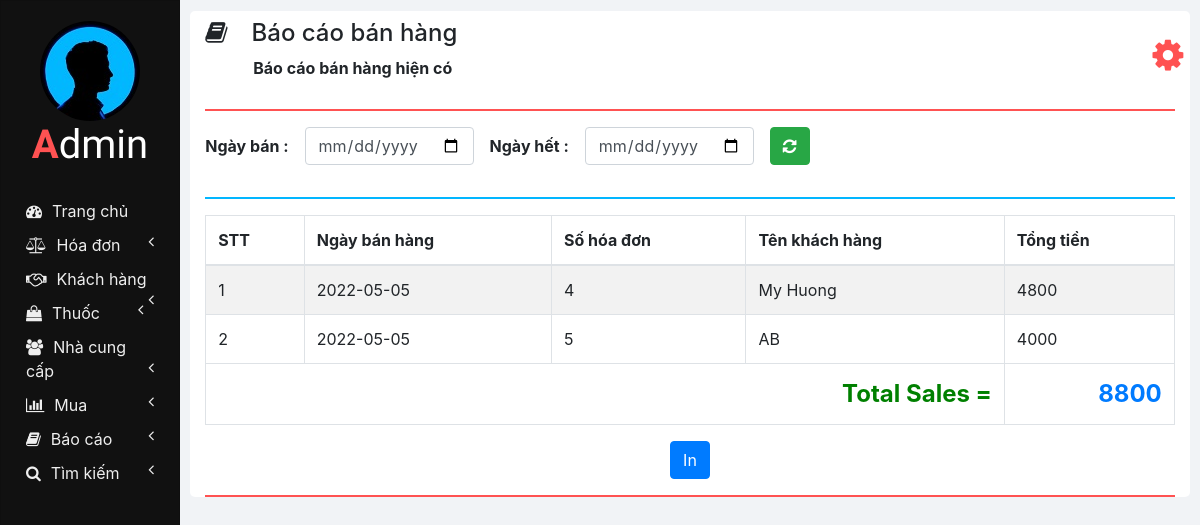
/sales_report.php, run on the app's committed database.
### tables this page shows
CREATE TABLE `invoices` (
  `INVOICE_ID` int(11) NOT NULL,
  `NET_TOTAL` double NOT NULL DEFAULT 0,
  `INVOICE_DATE` date NOT NULL DEFAULT current_timestamp(),
  `CUSTOMER_ID` int(11) NOT NULL,
  `TOTAL_AMOUNT` double NOT NULL,
  `TOTAL_DISCOUNT` double NOT NULL
);

CREATE TABLE `customers` (
  `ID` int(11) NOT NULL,
  `NAME` varchar(20) NOT NULL,
  `CONTACT_NUMBER` varchar(10) NOT NULL,
  `ADDRESS` varchar(100) NOT NULL,
  `DOCTOR_NAME` varchar(20) NOT NULL,
  `DOCTOR_ADDRESS` varchar(100) NOT NULL
);

### php/report.php (the view, shortened to what this page needs)
  <?php
function showSales($start_date, $end_date) {
  ?>
  <thead>
    <tr>
      <th>STT</th>
      <th>Ngày bán hàng</th>
      <th>Số hóa đơn</th>
      <th>Tên khách hàng</th>
      <th>Tổng tiền</th>
    </tr>
  </thead>
  <tbody>
  <?php
  require "db_connection.php";
  if($con) {
    $seq_no = 0;
    $total = 0;
    if($start_date == "" || $end_date == "")
      $query = "SELECT * FROM invoices INNER JOIN customers ON invoices.CUSTOMER_ID = customers.ID";
    else
      $query = "SELECT * FROM invoices INNER JOIN customers ON invoices.CUSTOMER_ID = customers.ID WHERE INVOICE_DATE BETWEEN '$start_date' AND '$end_date'";
    $result = mysqli_query($con, $query);
    while($row = mysqli_fetch_array($result)) {
      $seq_no++;
      showSalesRow($seq_no, $row);
      $total = $total + $row['NET_TOTAL'];
    }
    ?>
    </tbody>
    <tfoot class="font-weight-bold">
      <tr style="text-align: right; font-size: 24px;">
        <td colspan="4" style="color: green;">&nbsp;Total Sales =</td>
        <td class="text-primary"><?php echo $total; ?></td>
      </tr>
    </tfoot>
    <?php
  }
}
function showSalesRow($seq_no, $row) {
  ?>
  <tr>
    <td><?php echo $seq_no; ?></td>
    <td><?php echo $row['INVOICE_DATE']; ?></td>
    <td><?php echo $row['INVOICE_ID']; ?></td>
    <td><?php echo $row['NAME']; ?></td>
    <td><?php echo $row['NET_TOTAL'] ?></td>
  </tr>
  <?php
}
?>

### css/sidenav.css (style rules this page uses)
body { background-color: #f1f3f6; }
.sidenav { width: 15%; height: 100vh; background-color: #222222; position: fixed; z-index: 1; flex: 1 0 auto; }
.card { width: 100%; height: 100%; top: 0; border-radius: 0; background-color: #111111; }
.logo .logo-caption { font-family: 'Poiret One', cursive; color: #ffffff; text-align: center; margin-bottom: 25px; }
.logo .profile { margin-left: 50%; border-radius: 50%; transform: translate(-50%); }
.logo .tweak { color: #ff5252; font-weight: bold; }
.main-menu-item { padding: 5px 5px; cursor: pointer; }
.main-menu-item > a { color: #eeeeee; text-decoration: none; font-size: 16px; }
.main-menu-item > a > span { margin-left: 10px; }

### css/home.css (style rules this page uses)
html, body { height: 100vh; }

### data on the page
invoices: seq_no "1", INVOICE_DATE "2022-05-05", INVOICE_ID "4", CUSTOMER_ID.NAME "My Huong", NET_TOTAL "4800"
invoices: seq_no "2", INVOICE_DATE "2022-05-05", INVOICE_ID "5", CUSTOMER_ID.NAME "AB", NET_TOTAL "4000"

### other printed values
$heading "Báo cáo bán hàng"
$sub_heading "Báo cáo bán hàng hiện có"
$total "8800"
